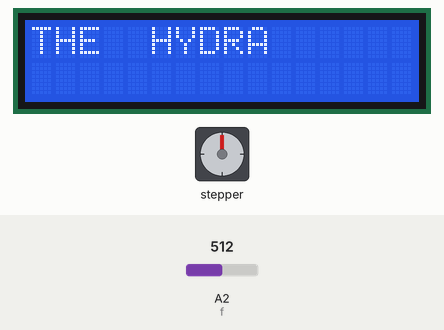
Bench run of a sketch on a simulated Arduino Uno, built with avr-gcc and run on an emulated ATmega328P. On the bench: 16×2 character LCD, stepper motor. Inputs (shaded band) come from the test bench; at power-on: A2 (f) = 512. Storage starts empty; the audio player accepts every command and is not drawn; stepper angles assume 200 steps per turn; what the sketch prints to the serial monitor is not drawn.

Above: at 0.1 s.
At 0.83 s:
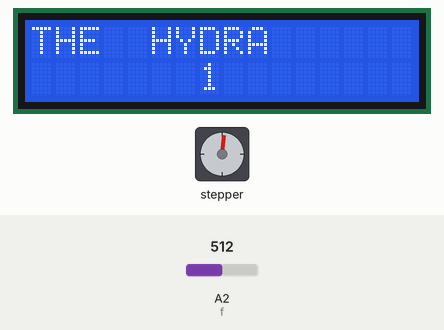
At 3.3 s:
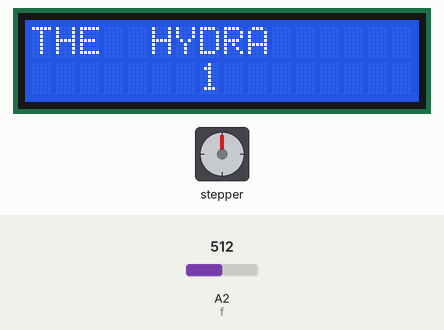
At 9.45 s:
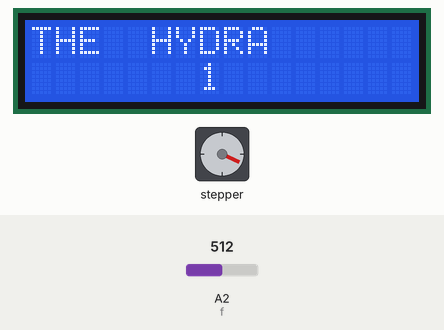
Timing chart, 0 to 37.9 s (numbered marks = the images above):
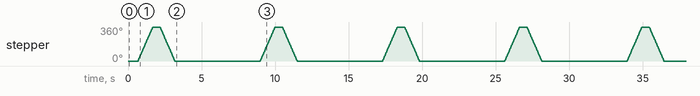

Measured:
- by itself, stepper: turns 360° clockwise in 0.99 s, then 360° counter-clockwise in 0.99 s, repeating every 8.3 s

The sketch:

TheHydra.ino
```cpp
#include <LiquidCrystal.h>
#include "SD.h"
#define SD_ChipSelectPin 10
#include "TMRpcm.h"
#include "SPI.h"
  #include <Stepper.h>
  const int stepsPerRevolution = 200;
  Stepper myStepper(stepsPerRevolution, A2, A3, A4, A5);
  LiquidCrystal lcd(A0, A1, 5, 4, 3, 2);
  TMRpcm tmrpcm;
    int i[] = {1,2,3,4,5,6,7,8,9};
    int z= 0;
    int x = 9;
    int y = i[z]%x;
    int e = 7;
    int f = A2;
void setup(){
    myStepper.setSpeed(60);
    lcd.begin(16, 2);
    lcd.setCursor(0,0);
    lcd.print("THE  HYDRA");
    delay(300);
    lcd.setCursor(7,1);
    lcd.print("1");
    delay(300);
    tmrpcm.speakerPin=9;
    Serial.begin(9600);
        if(!SD.begin(SD_ChipSelectPin))
       {
          Serial.println("SD fail");
          return;
       }
    pinMode(e,INPUT);
    pinMode(f,INPUT);
}

void loop() {
  char fileName[] = "biden1.wav";
  char a[] = "012345678";
  int button2 = analogRead(f);
  Serial.println("clockwise");
  myStepper.step(stepsPerRevolution);
  delay(500);
  Serial.println("counter clockwise");
  myStepper.step(-stepsPerRevolution);
  delay(500);

  if (button2 == HIGH){
      z++;
         if(z== 8){
          z= 0;
        }
      lcd.setCursor(7, 1);
      lcd.print(i[z]);

  }
  delay(300);

  strncpy(fileName+5, a+i[z],1);
  playBiden(fileName);
  z++;
  if(z== 8){
    z =0;
  }
  }

char playBiden(char fileName[]){
  tmrpcm.setVolume(5);
  tmrpcm.play(fileName);
  delay(5000);
  Serial.print(fileName);
  Serial.print("\n");
  //
  }
```
